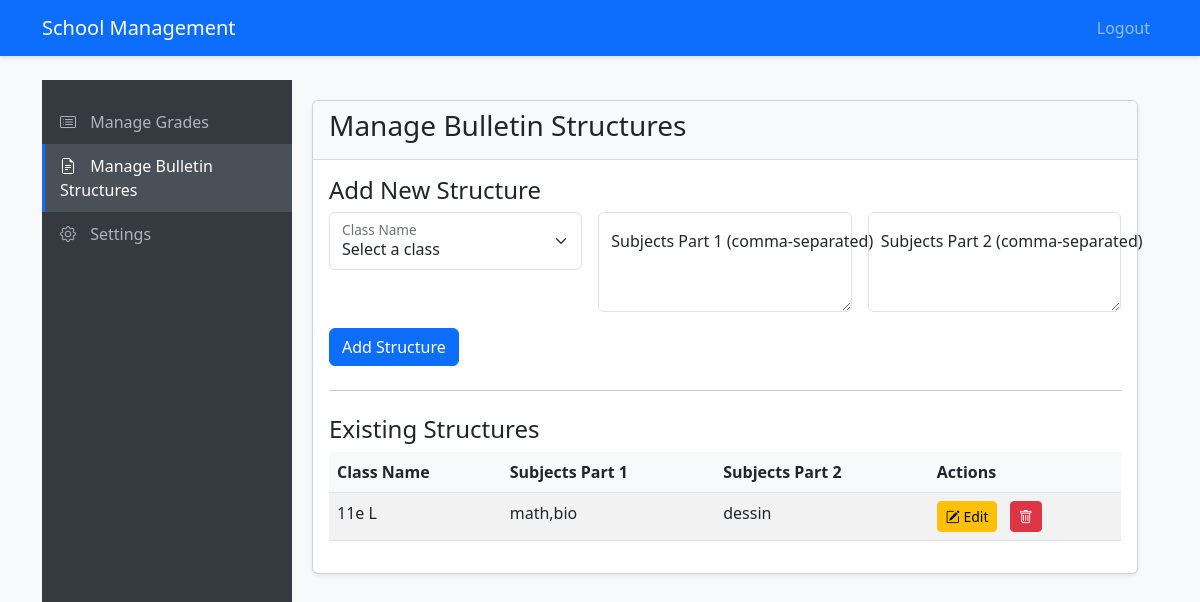
/manage_bulletin_structures (signed in), run on the app's committed database.
### app.py (models this page shows, shortened)
class BulletinStructure(db.Model):
    id = db.Column(db.Integer, primary_key=True)
    school_class_id = db.Column(db.Integer, db.ForeignKey('school_class.id'), unique=True, nullable=False)
    school_class = db.relationship('SchoolClass', backref=db.backref('bulletin_structure', uselist=False, lazy=True))
    subjects_part1 = db.Column(db.Text, nullable=False) # e.g., "MATHS,PHYSIQUE,CHIMIE,GÉOLOGIE/BIO,PHILOSOPHIE,ANGLAIS"
    subjects_part2 = db.Column(db.Text, nullable=False) # e.g., "E.C.M,EPS,INFORMAT.,DESSIN TECH.,CONDUITE"

class SchoolClass(db.Model):
    id = db.Column(db.Integer, primary_key=True)
    name = db.Column(db.String(100), unique=True, nullable=False) # e.g., "Terminale C", "Seconde A"

### app.py (the view)
@app.route('/manage_bulletin_structures')
@login_required
def manage_bulletin_structures():
    if current_user.role != 'teacher':
        flash('Access denied', 'danger')
        return redirect(url_for('index'))
    structures = BulletinStructure.query.join(SchoolClass).order_by(SchoolClass.name).all()
    all_school_classes = SchoolClass.query.order_by(SchoolClass.name).all()
    return render_template('manage_bulletin_structures.html', structures=structures, school_classes=all_school_classes)

### app.py (called while the page is built)
@login_manager.user_loader
def load_user(user_id):
    return db.session.get(User, int(user_id))

### templates/manage_bulletin_structures.html (shortened to what this page needs)
{% extends "base.html" %}
{% block content %}
<div class="teacher-layout">
    <nav class="teacher-nav nav flex-column">
        <a class="nav-link" href="{{ url_for('teacher_interface') }}">
            <i class="bi bi-card-list"></i> Manage Grades
        </a>
        <a class="nav-link active" href="{{ url_for('manage_bulletin_structures') }}">
            <i class="bi bi-file-earmark-text"></i> Manage Bulletin Structures
        </a>
        <a class="nav-link" href="#">
            <i class="bi bi-gear"></i> Settings
        </a>
    </nav>
    <div class="teacher-content">
        <div class="row">
            <div class="col-md-12 mb-4">
                <div class="card">
                    <div class="card-header">
                        <h3>Manage Bulletin Structures</h3>
                    </div>
                    <div class="card-body">
                        <h4 id="form-title">Add New Structure</h4>
                        <form method="POST" action="{{ url_for('add_bulletin_structure') }}" class="mb-4 needs-validation" id="bulletin-structure-form" novalidate>
                            <div class="row g-3">
                                <div class="col-md-4">
                                    <div class="form-floating">
                                        <select class="form-select" id="class_name_select" name="school_class_id" required>
                                            <option value="" disabled selected>Select a class</option>
                                        </select>
                                        <label for="class_name_select">Class Name</label>
                                    </div>
                                </div>
                                <div class="col-md-4">
                                    <div class="form-floating">
                                        <textarea class="form-control" id="subjects_part1" name="subjects_part1" placeholder="Subject1,Subject2,..." style="height: 100px" required></textarea>
                                        <label for="subjects_part1">Subjects Part 1 (comma-separated)</label>
                                    </div>
                                </div>
                                <div class="col-md-4">
                                    <div class="form-floating">
                                        <textarea class="form-control" id="subjects_part2" name="subjects_part2" placeholder="SubjectA,SubjectB,..." style="height: 100px" required></textarea>
                                        <label for="subjects_part2">Subjects Part 2 (comma-separated)</label>
                                    </div>
                                </div>
                                <div class="col-12">
                                    <button type="submit" class="btn btn-primary" id="submit-button">Add Structure</button>
                                </div>
                            </div>
                        </form>
                        <hr class="my-4">
                        <h4>Existing Structures</h4>
                        {% if structures %}
                        <div class="table-responsive">
                            <table class="table table-striped table-hover">
                                <thead>
                                    <tr>
                                        <th>Class Name</th>
                                        <th>Subjects Part 1</th>
                                        <th>Subjects Part 2</th>
                                        <th>Actions</th>
                                    </tr>
                                </thead>
                                <tbody>
                                    {% for structure in structures %}
                                    <tr>
                                        <td>{{ structure.school_class.name if structure.school_class else 'N/A' }}</td>
                                        <td>{{ structure.subjects_part1 }}</td>
                                        <td>{{ structure.subjects_part2 }}</td>
                                        <td>
                                            <button type="button" class="btn btn-sm btn-warning me-2"
                                                    data-bs-toggle="modal" data-bs-target="#editStructureModal"
                                                    data-id="{{ structure.id }}"
                                                    data-school-class-id="{{ structure.school_class_id }}"
                                                    data-subjects-p1="{{ structure.subjects_part1 }}"
                                                    data-subjects-p2="{{ structure.subjects_part2 }}">
                                                <i class="bi bi-pencil-square"></i> Edit
                                            </button>
                                            <button class="btn btn-sm btn-danger delete-structure" data-id="{{ structure.id }}" data-bs-toggle="tooltip" title="Delete"><i class="bi bi-trash"></i></button>
                                        </td>
                                    </tr>
                                    {% endfor %}
                                </tbody>
                            </table>
                        </div>
                        {% else %}
                        <p>No bulletin structures defined yet.</p>
                        {% endif %}
                    </div>
                </div>
            </div>
        </div>
    </div>
</div>
{% endblock %}

### static/css/style.css (style rules this page uses)
body { background-color: #f8f9fa; }
.card { box-shadow: 0 0.125rem 0.25rem rgba(0, 0, 0, 0.075); margin-bottom: 1.5rem; }
.card-header { background-color: #f8f9fa; border-bottom: 1px solid rgba(0, 0, 0, 0.125); }
.table { background-color: white; }
.table th { background-color: #f8f9fa; }
.btn-primary { transition: all 0.2s ease-in-out; }
.teacher-layout { display: flex; }
.teacher-nav { width: 250px; min-height: calc(100vh - 56px); background-color: #343a40; padding-top: 20px; color: white; }
.teacher-nav .nav-link { color: #adb5bd; padding: 10px 15px; border-left: 3px solid transparent; }
.teacher-nav .nav-link:hover, .teacher-nav .nav-link.active { color: white; background-color: #495057; border-left-color: #0d6efd; }
.teacher-nav .nav-link i { margin-right: 10px; }
.teacher-content { flex-grow: 1; padding: 20px; overflow-y: auto; }

### data on the page
BulletinStructure: school_class "11e L", subjects_part1 "math,bio", subjects_part2 "dessin"
